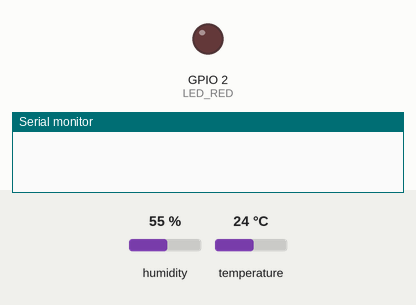
The sketch below on a simulated ESP32. Shown: output pins drawn as LEDs (lit = HIGH), the last lines printed to the serial monitor. Inputs (shaded band) come from the test bench; at power-on: temperature 24 °C, humidity 55 %. WiFi joins after 1.5 s; servers stay silent unless stated.

Above: at 0.0 s.
At 3.7 s:
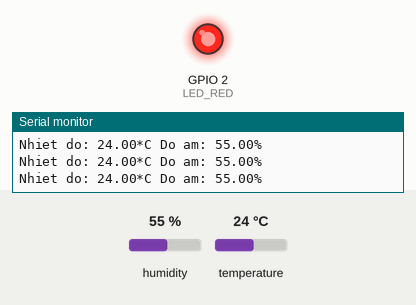
3.8 s: temperature set to 11 °C
9.8 s: temperature set to 8 °C
Timing chart, 0 to 12.8 s (numbered marks = the images above; inputs shaded):
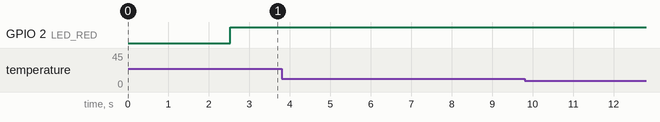

The sketch:

ThingSpeak_DHT11.ino
```cpp
//Thư viện cần thiết
#include <WiFi.h>
#include "ThingSpeak.h"//CƠ SỞ VÀ ỨNG DỤNG IOTS - ITFA436064
#include <DHT.h>

#define WIFI_SSID "dh" //Nhập tên WIFi ESP32 kết nối
#define WIFI_PASSWORD "11234566" //Nhập mật khẩu của WIFI

#define SECRET_CH_ID 2369581 //Nhập channel number trên Thingspeak của bạn
#define SECRET_WRITE_APIKEY "9GLFONVGQNTC21ES" //Nhập mã WRITE API KEY của Thingspeak channel
//Nut an
#define BUTTON_PIN 14
 int input_state = HIGH;
 bool ledState = 0;
//OLED
#include <SPI.h>
#include <Wire.h>
#include <Adafruit_GFX.h>
#include <Adafruit_SSD1306.h>
#define SCREEN_WIDTH 128 // OLED display width, in pixels
#define SCREEN_HEIGHT 64 // OLED display height, in pixels
// Declaration for SSD1306 display connected using I2C
#define OLED_RESET     -1 // Reset pin # (or -1 if sharing Arduino reset pin)
#define SCREEN_ADDRESS 0x3C
Adafruit_SSD1306 display(SCREEN_WIDTH, SCREEN_HEIGHT, &Wire, OLED_RESET);

//Khởi tạo DHT11
#define DHTPIN 4
#define DHTTYPE DHT11
  DHT dht(DHTPIN, DHTTYPE);
#define LED_RED 2

  WiFiClient client;
  unsigned long myChannelNumber = SECRET_CH_ID;
  const char * myWriteAPIKey = SECRET_WRITE_APIKEY;

  unsigned long dataMillis = 0; //biến dùng điều khiển delay

void setup() {
  Serial.begin(9600); //khởi tạo giá trị baund
  pinMode(LED_RED, OUTPUT); // Đặt led đỏ làm chân đầu ra

  delay(1000);
  WiFi.begin(WIFI_SSID, WIFI_PASSWORD); //kết nối với WIFI
  Serial.print("Connecting to Wi-Fi");
  while (WiFi.status() != WL_CONNECTED) //Đợi khi chưa kết nối được
  {
    Serial.print(".");
    delay(500);
  }
  Serial.println();
  Serial.print("Connected with IP: ");
  Serial.println(WiFi.localIP());
  Serial.println();
  dht.begin();

  ThingSpeak.begin(client); // Khởi tạo Thinkspeak
}

void loop() {


  float h = dht.readHumidity(); //Đọc độ ẩm
  float t = dht.readTemperature(); // Đọc nhiệt độ theo độ C
  if (isnan(h) || isnan(t)) { //Kiểm tra nếu như không đọc được 1 trong 2 dữ liệu nhiệt độ và độ ẩm
    Serial.println("Failed to read from DHT sensor!");
    return;
  }
//Ghi dữ liệu đọc được trên Termial
  Serial.print("Nhiet do: ");
  Serial.print(t);
  Serial.print("*C ");
  Serial.print("Do am: ");
  Serial.print(h);
  Serial.println("% ");
  if (t>10 && t<30) { // nếu nhiệt độ dưới ngưỡng mức cao
    digitalWrite(LED_RED, HIGH); // led đỏ được đưa lên mức 1
  }

  ThingSpeak.setField(1, t); //Gửi dữ liệu về Field 1 trên Thingspeak
  ThingSpeak.setField(2, h); //Gửi dữ liệu về Field 2 trên Thinkspeak
  if (millis() - dataMillis > 20000){ //Delay cập nhật dữ liệu 20s (Thingspeak chỉ cho phép cập nhật mỗi 15s)
  int x = ThingSpeak.writeFields(myChannelNumber, myWriteAPIKey); //Ghi dữ liệu lên Thingspeak
  if(x == 200){ //Nếu trả về code 200 == Gửi thành công
    Serial.println("Channel update successful.");
  }
  else {
    Serial.println("Problem updating channel. HTTP error code " + String(x)); //Gửi không thành công khichưa đủ delay 20s
    }
  }

}
```
